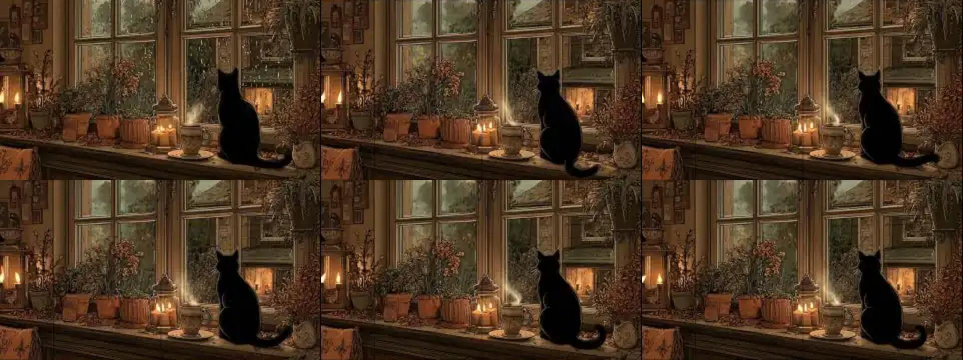
#> input picture VINTAGE/analysis/frames_sb_sample.jpg, 1926 x 720 px (shown at 1/2 size)
$ python grade.py ../analysis/frames_sb_sample.jpg out.png
#> lines starting #> are read from the running program, lines starting #| are printed output that depends on the picture
"""Free: grade a still toward the reference's dusk look (darker, warmer, richer) and size it for Veo.

  python tools/grade.py <in.png> <out.png> [--gamma 1.35] [--sat 1.25] [--warm 1.08] [--size 1280x720]
Reference targets (ANALYSIS.md, frame v_01): mean luminance 53, near-black 40%, saturation 155, mean RGB 77/51/31.
"""
import argparse
import numpy as np
from PIL import Image, ImageEnhance

ap = argparse.ArgumentParser()
ap.add_argument('src'); ap.add_argument('dst')
ap.add_argument('--gamma', type=float, default=1.35); ap.add_argument('--sat', type=float, default=1.25)
ap.add_argument('--warm', type=float, default=1.08); ap.add_argument('--size', default='1280x720')
a = ap.parse_args()
w, h = map(int, a.size.split('x'))
im = Image.open(a.src).convert('RGB').resize((w, h), Image.LANCZOS)
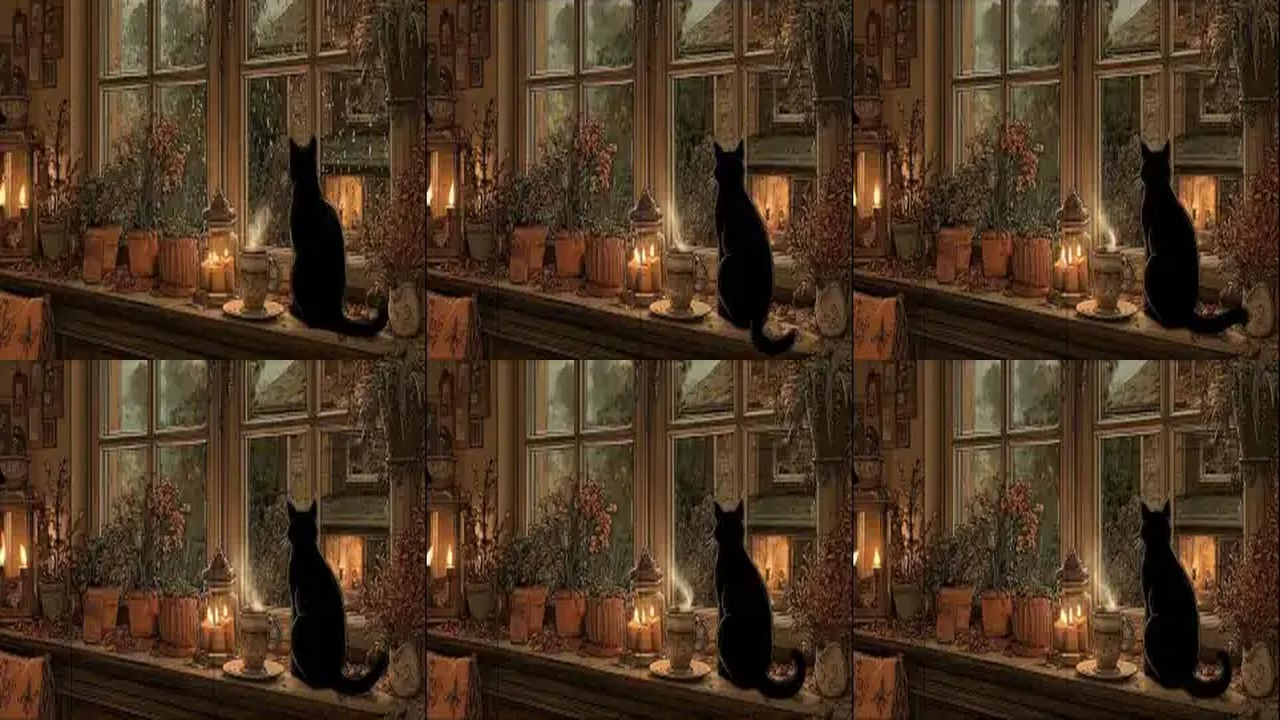
#> im: PIL image 1280x720 RGB; mean R, G, B 75.8, 54, 33.9
x = np.asarray(im).astype(np.float32) / 255
x = x ** a.gamma
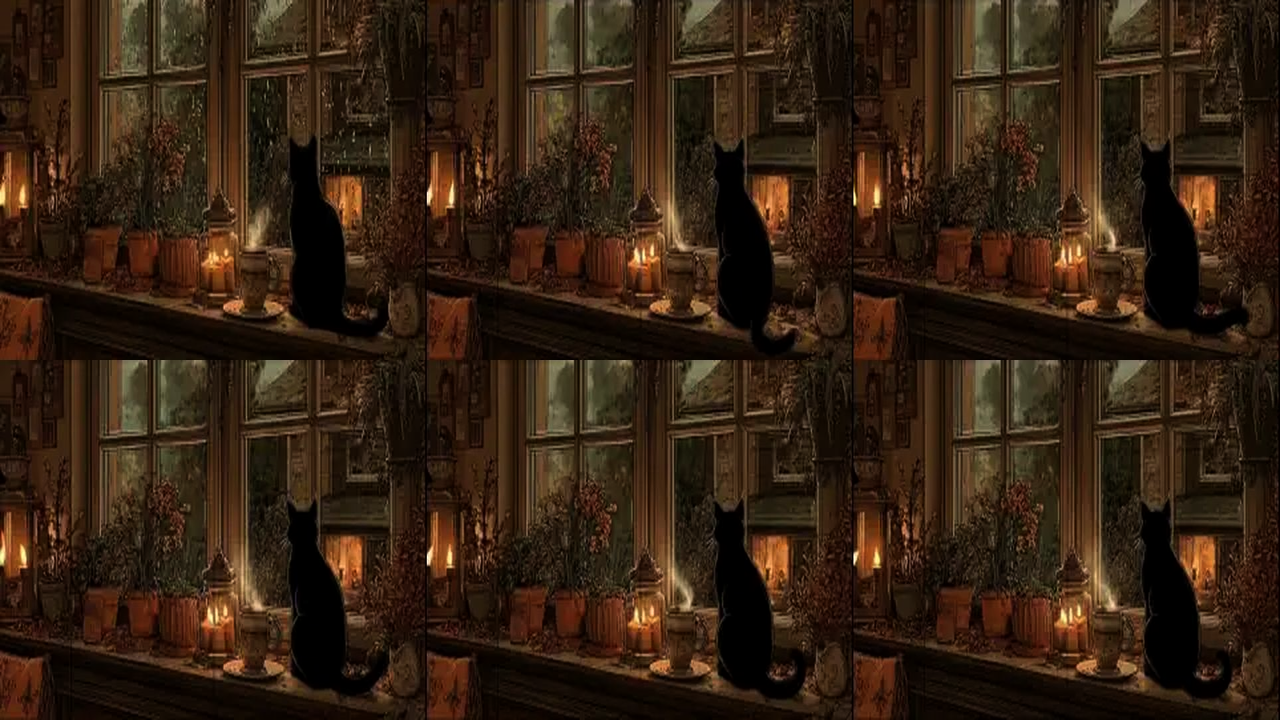
#> x: shape (720, 1280, 3) float32; mean R, G, B 0.207, 0.133, 0.0741
x[..., 0] *= a.warm; x[..., 2] /= a.warm
im = Image.fromarray((np.clip(x, 0, 1) * 255 + 0.5).astype(np.uint8))
im = ImageEnhance.Color(im).enhance(a.sat)
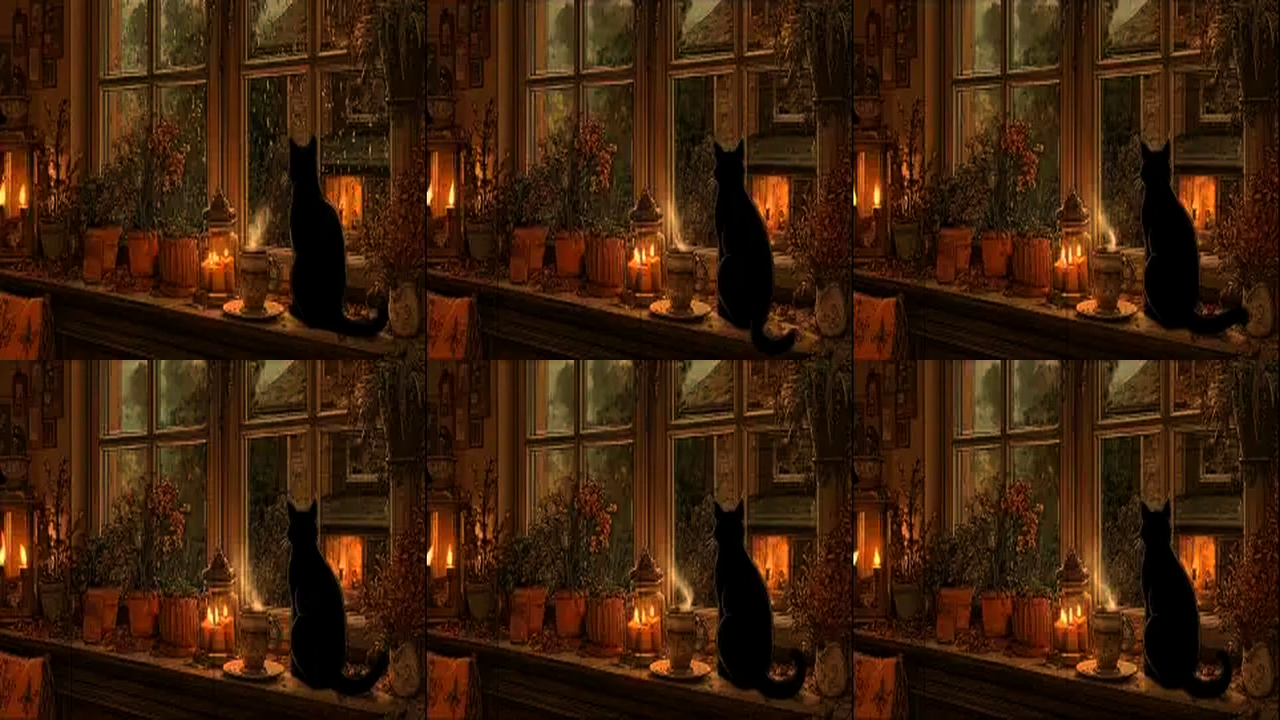
#> im: PIL image 1280x720 RGB; mean R, G, B 61.1, 32.4, 12
im.save(a.dst)
v = np.asarray(im.resize((640, 358))).astype(float); L = v.mean(2)
#> after `L = v.mean(2)`:
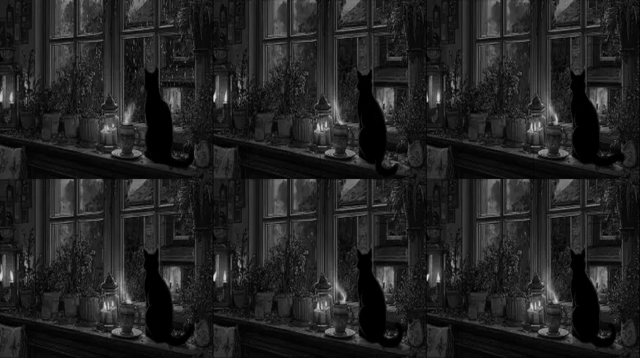
#> L: shape (358, 640) float64; min 0, max 225.3, mean 35.2
hsv = np.asarray(im.resize((640, 358)).convert('HSV')).astype(float)
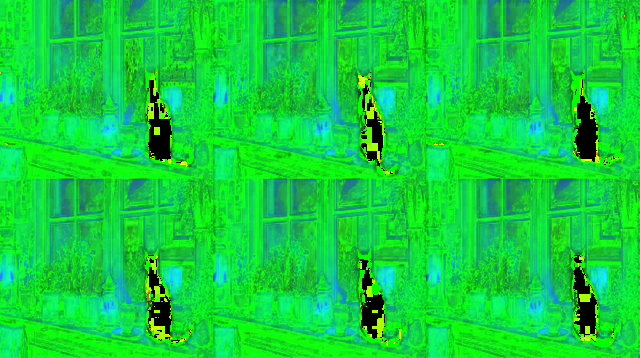
#> hsv: shape (358, 640, 3) float64; mean R, G, B 18.2, 207.7, 61.1
print(f'{a.dst}: lum {L.mean():.1f} near-black {(L < 40).mean() * 100:.1f}% sat {hsv[..., 1].mean():.1f} RGB {v.reshape(-1, 3).mean(0).round(0)}')
#| out.png: lum 35.2 near-black 66.2% sat 207.7 RGB [61. 32. 12.]

$ run again, on VINTAGE/analysis/spectrogram_loop1.png
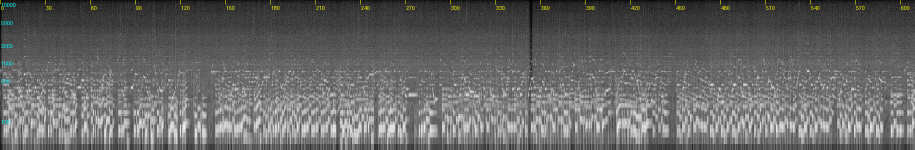
#> input picture VINTAGE/analysis/spectrogram_loop1.png, 1830 x 300 px (shown at 1/2 size)
#> `v = np.asarray(im.resize((640, 358))).astype(float)`:
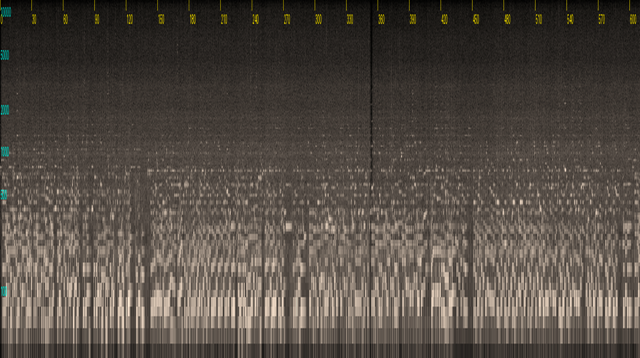
#> v: shape (358, 640, 3) float64; mean R, G, B 84.1, 76.3, 68.9
#> `hsv = np.asarray(im.resize((640, 358)).convert('HSV')).astype(float)`:
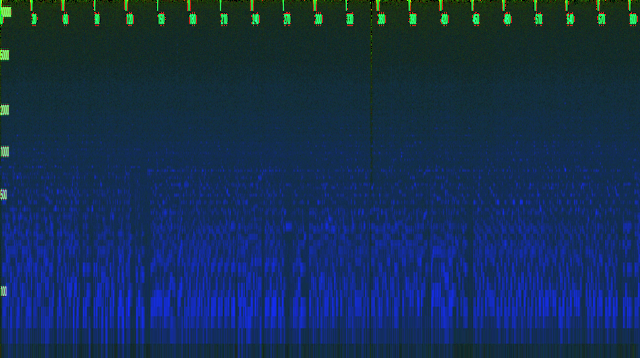
#> hsv: shape (358, 640, 3) float64; mean R, G, B 20.4, 46.5, 84.3
#| out.png: lum 76.4 near-black 17.5% sat 46.5 RGB [84. 76. 69.]

$ run again, on VINTAGE/analysis/storyboard_tg2_median.png
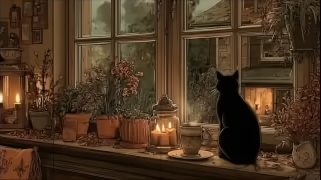
#> input picture VINTAGE/analysis/storyboard_tg2_median.png, 321 x 180 px
#> `L = v.mean(2)`:
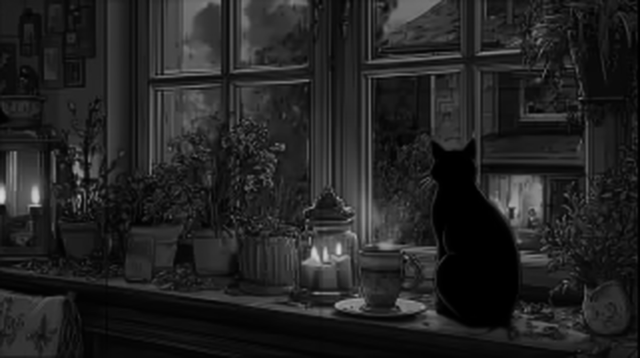
#> L: shape (358, 640) float64; min 0, max 216.7, mean 35.2
#> `hsv = np.asarray(im.resize((640, 358)).convert('HSV')).astype(float)`:
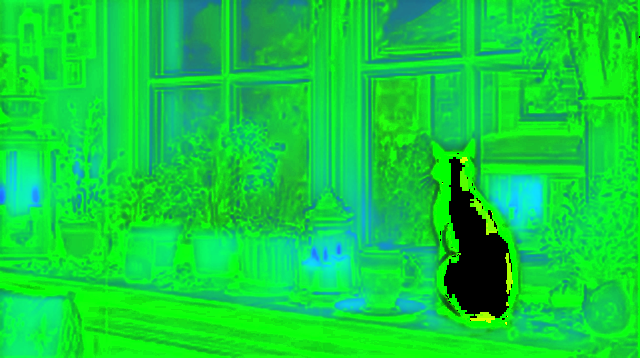
#> hsv: shape (358, 640, 3) float64; mean R, G, B 17, 209.2, 61.4
#| out.png: lum 35.2 near-black 66.2% sat 209.2 RGB [61. 32. 12.]

$ run again, on VINTAGE/analysis/storyboard_tg2_motion.png
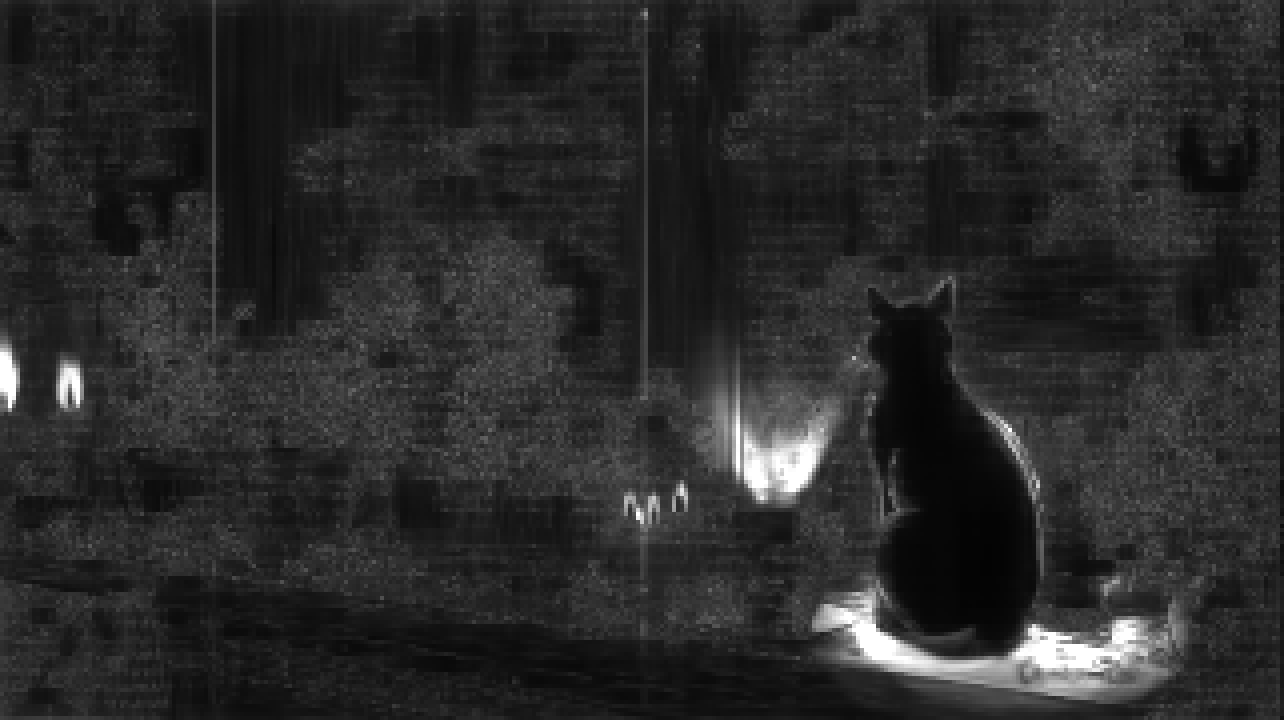
#> input picture VINTAGE/analysis/storyboard_tg2_motion.png, 1284 x 720 px
#> `x = x ** a.gamma`:
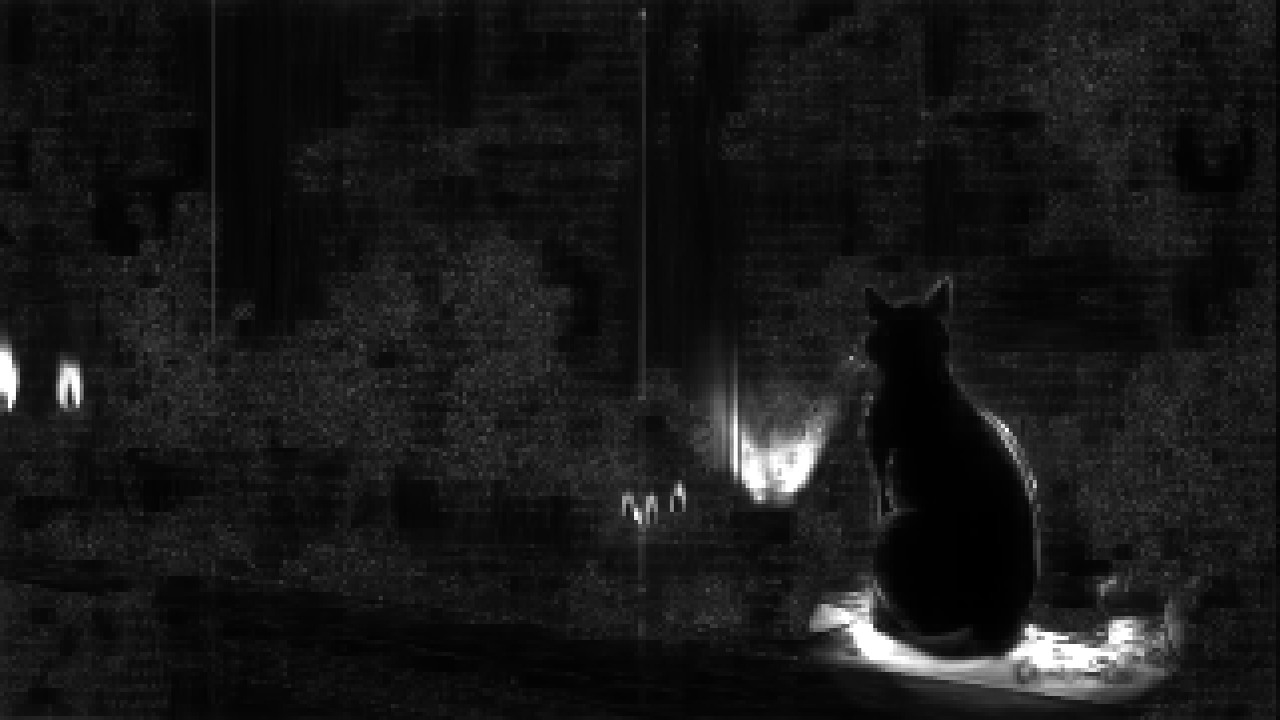
#> x: shape (720, 1280, 3) float32; min 0.00248, max 1, mean 0.0952
#> `hsv = np.asarray(im.resize((640, 358)).convert('HSV')).astype(float)`:
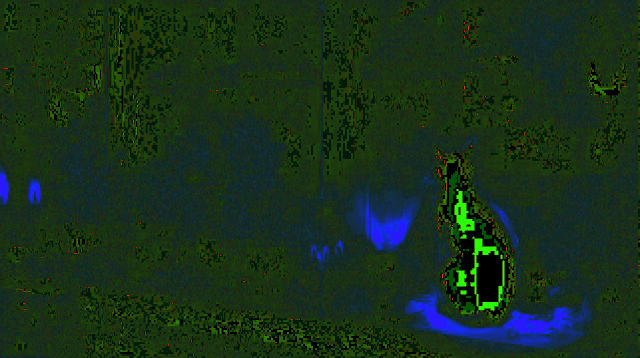
#> hsv: shape (358, 640, 3) float64; mean R, G, B 23.7, 47.9, 26.2
#| out.png: lum 24.0 near-black 91.9% sat 47.9 RGB [26. 24. 22.]
